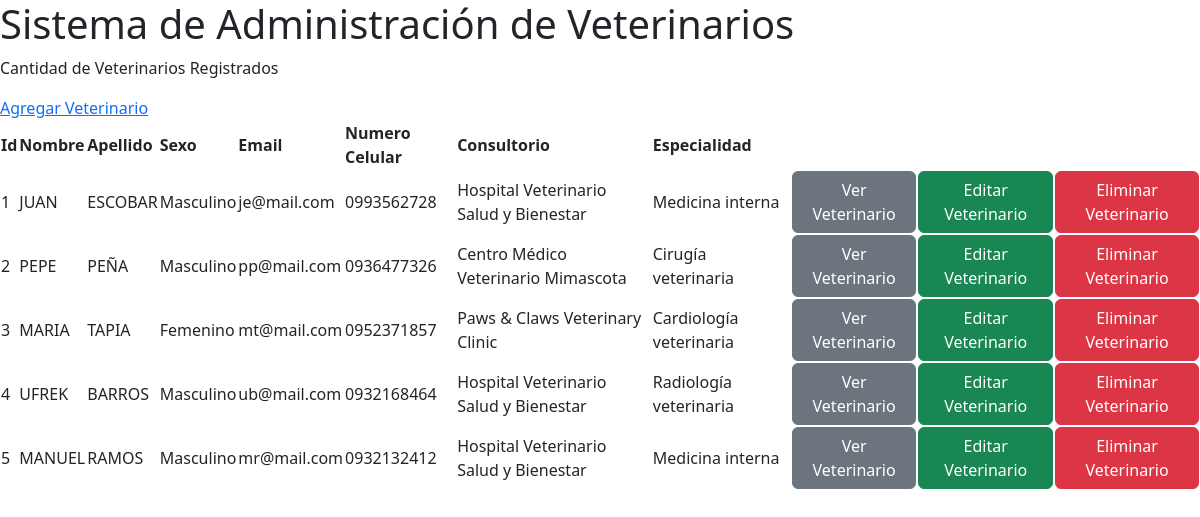
Before: / with the older database file.
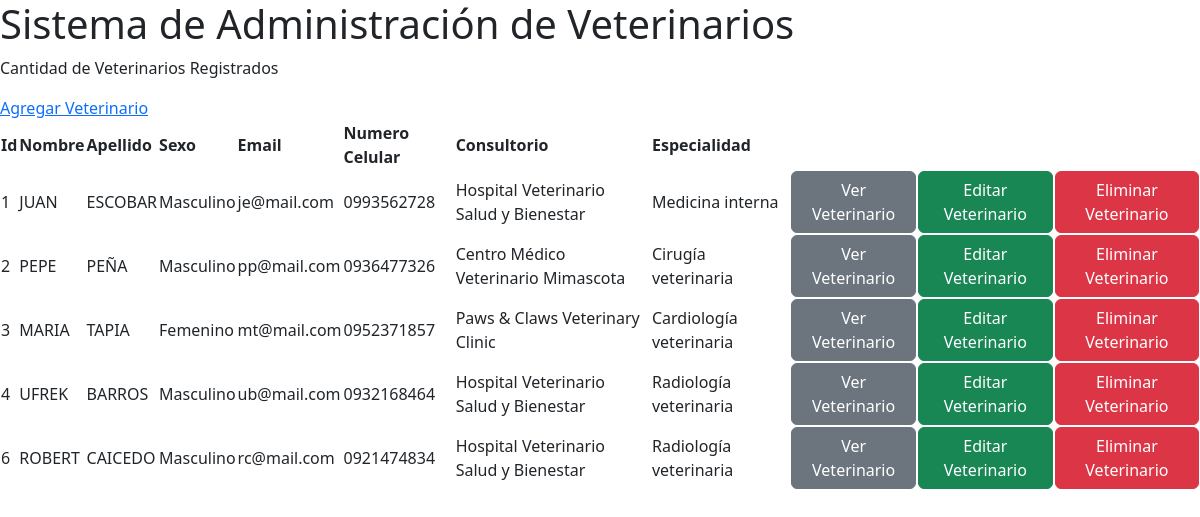
After: the same page with the newer database file.
### veterinarios/models.py (models this page shows, shortened)
class Veterinario(models.Model):
    SEXO = [
        ("M", "Masculino"),
        ("F", "Femenino"),
    ]
    nombre = models.CharField(max_length=50)
    apellido = models.CharField(max_length=50)
    sexo = models.CharField(max_length=1, choices=SEXO, null=True)
    email = models.CharField(max_length=50)
    numero_celular = models.CharField(max_length=10)
    activo = models.BooleanField(default=True)
    consultorio = models.ForeignKey(Consultorio, on_delete=models.SET_NULL, null=True)
    especialidad = models.ForeignKey(Especialidad, on_delete=models.SET_NULL, null=True)

class Consultorio(models.Model):
    nombre = models.CharField(max_length=50, null=True)
    horas = models.IntegerField(null=True)
    propietario = models.CharField(max_length=50, null=True)

class Especialidad(models.Model):
    nombre = models.CharField(max_length=30, null=True)
    horas = models.IntegerField(null=True)
    herramientas = models.CharField(max_length=30, null=True)

### webapp/views.py (the view)
# urls.py: path('', ver_veterinarios, name='inicio'),
def ver_veterinarios(request):
    canti_veteri = Veterinario.objects.count()
    pagina = loader.get_template('veterinarios.html')
    lista_veteri = Veterinario.objects.all()
    datos = {'cantidad': canti_veteri, 'veterinarios': lista_veteri}
    return HttpResponse(pagina.render(datos, request))

### webapp/templates/veterinarios.html (shortened to what this page needs)
<!DOCTYPE html>
<html lang="en">
<head>
    <link href="https://cdn.jsdelivr.net/npm/bootstrap@5.3.0/dist/css/bootstrap.min.css" rel="stylesheet">
</head>
<body>
<h1>Sistema de Administración de Veterinarios</h1>
<p>Cantidad de Veterinarios Registrados</p>
<div>
    <a href="agregar_veteri">Agregar Veterinario</a>
</div>
<table>
    <tr>
        <th>Id</th>
        <th>Nombre</th>
        <th>Apellido</th>
        <th>Sexo</th>
        <th>Email</th>
        <th>Numero Celular</th>
        <th>Consultorio</th>
        <th>Especialidad</th>
    </tr>
        {% for veterinario in veterinarios %}
            <tr>
                <td>{{veterinario.id}}</td>
                <td>{{veterinario.nombre | upper}}</td>
                <td>{{veterinario.apellido | upper}}</td>
                <td>{% if veterinario.sexo == 'F' %} Femenino {% elif veterinario.sexo == 'M' %} Masculino {% endif %}</td>
                <td>{{veterinario.email}}</td>
                <td>{{veterinario.numero_celular}}</td>
                <td>{{veterinario.consultorio.nombre}}</td>
                <td>{{veterinario.especialidad.nombre}}</td>
                <td><a class="btn btn-secondary" href="ver_veteri/{{veterinario.id}}"> Ver Veterinario</a></td>
                <td><a class="btn btn-success" href="editar_veteri/{{veterinario.id}}"> Editar Veterinario</a></td>
                <td><a class="btn btn-danger" href="eliminar_veteri/{{veterinario.id}}"> Eliminar Veterinario</a></td>
            </tr>
        {% endfor %}
</table>
</body>
</html>

Changed rows visible on the page:
removed Veterinario: id "5", nombre "MANUEL", apellido "RAMOS", sexo "Masculino", email "mr@mail.com", numero_celular "0932132412", consultorio.nombre "Hospital Veterinario Salud y Bienestar", especialidad.nombre "Medicina interna"
added Veterinario: id "6", nombre "ROBERT", apellido "CAICEDO", sexo "Masculino", email "rc@mail.com", numero_celular "0921474834", consultorio.nombre "Hospital Veterinario Salud y Bienestar", especialidad.nombre "Radiología veterinaria"
